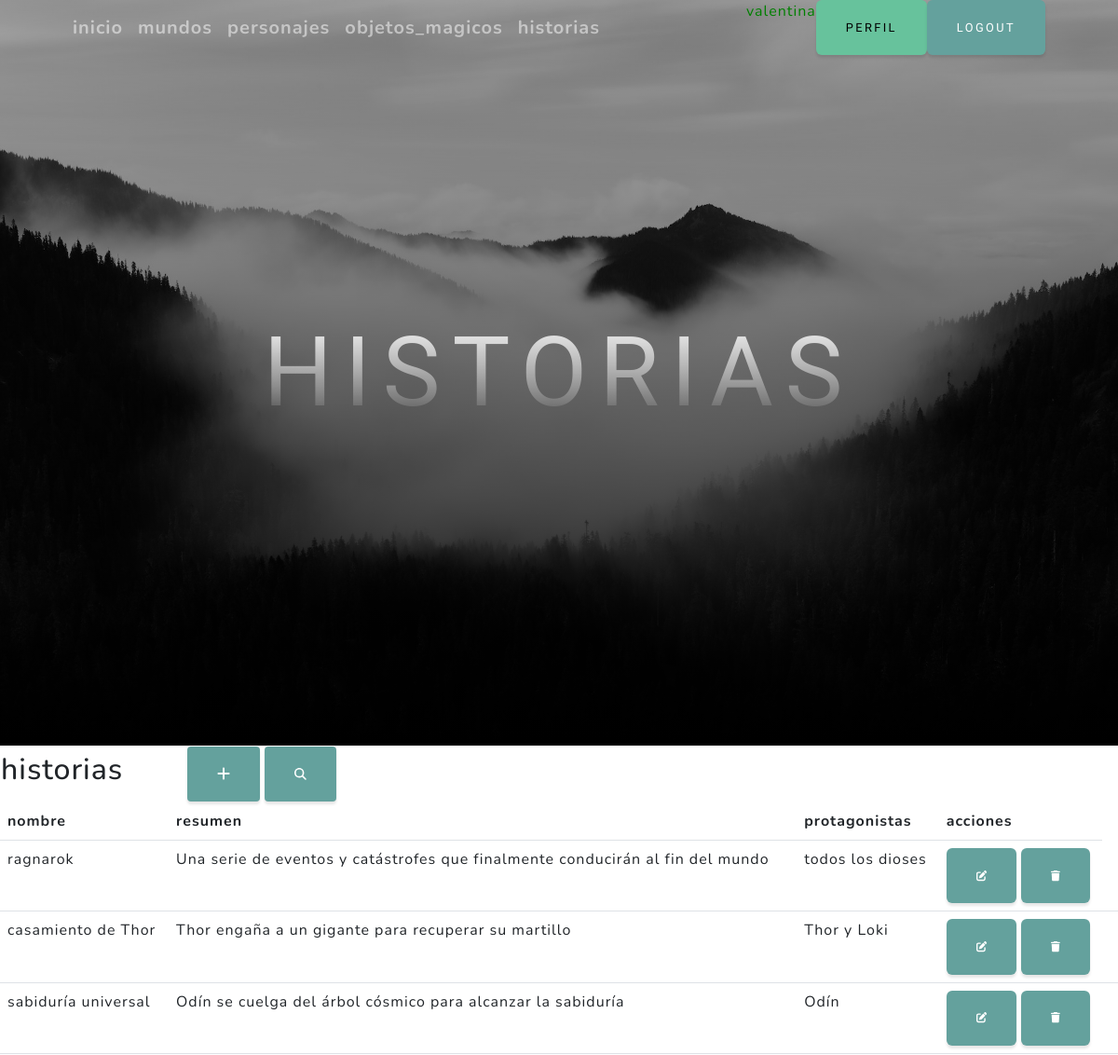
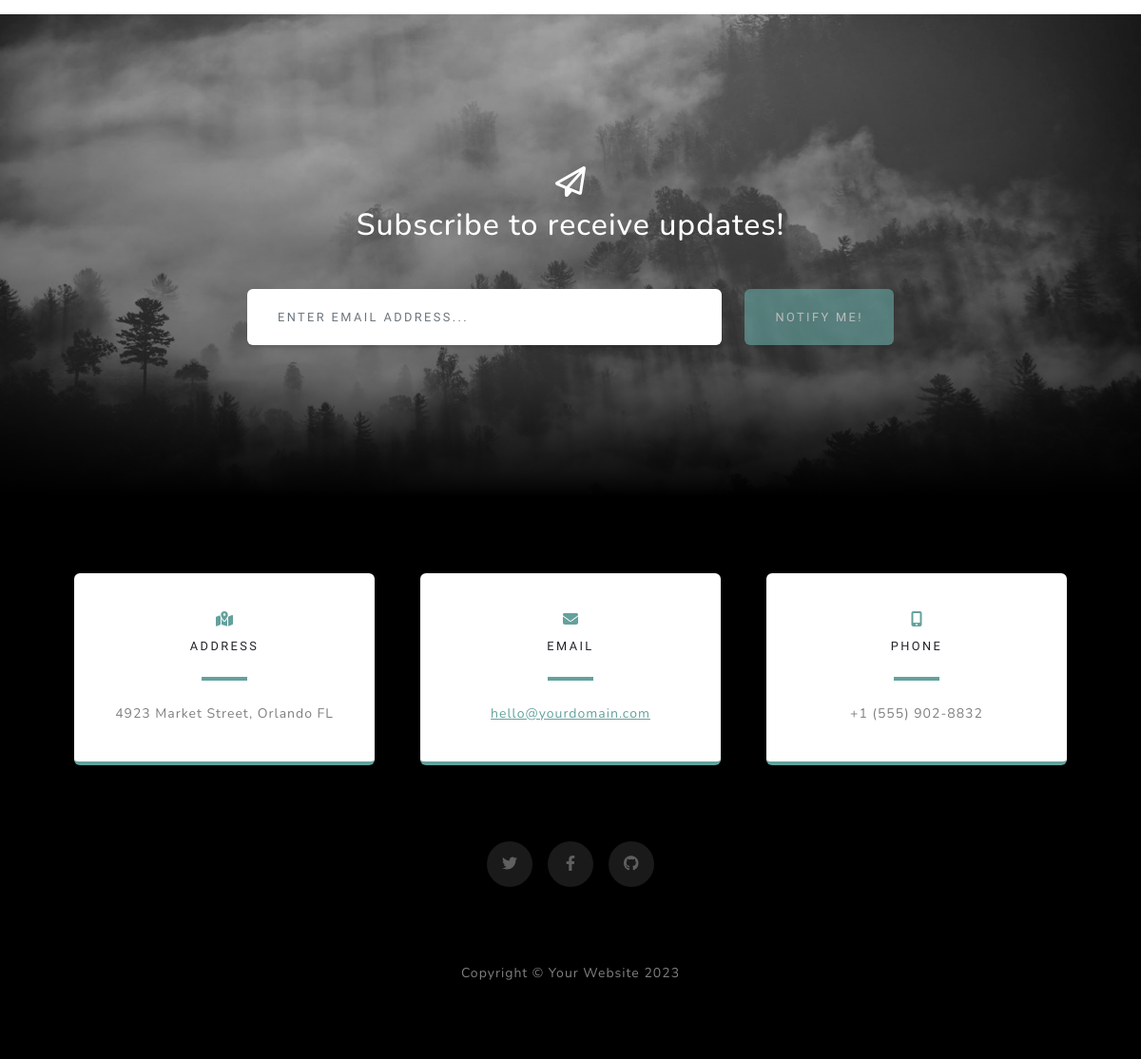
The app's page /historias/ (signed in) with its own data (2 pictures, top to bottom).
### app/models.py (models this page shows, shortened)
class historias (models.Model):
    nombre = models.CharField(max_length=40)
    resumen = models.CharField(max_length=100)
    protagonistas = models.CharField(max_length=40)

### app/views.py (the view)
# urls.py: path("historias/", historiaslist.as_view(), name= "historias"),
class historiaslist(LoginRequiredMixin,ListView):
    model = historias

### app/templates/app/historias_list.html
{% extends "index.html" %}
{% block titulo %}
<h1 class="mx-auto my-0 text-uppercase"> historias </h1>
{%  endblock titulo %}
{% block contenido %}
<table>
    <tr>
        <td width="200"><h2>historias</h2></td>
        <td>
        {% if  user.is_staff %}
            <a
            href="{% url 'mundosCreate' %}"
            class="btn btn-primary btn-sm"
            ><i class="fa fa-plus fa-lg" tittle="crear"> </i>
            </a>
        {% endif %}
            <a
            href="{% url 'buscarHistorias' %}"
            class="btn btn-primary btn-sm"
            ><i class="fa-solid fa-magnifying-glass" tittle="buscar"> </i>
            </a>
        </td>
    </tr>
</table>
<table class="table">
    <thread>
        <tr>
            <th>nombre</th>
            <th>resumen</th>
            <th>protagonistas</th>
        {% if  user.is_staff %}
            <th>acciones</th>
        {% endif %}
        </tr>
    </thread>
    <tbody>
    {% for p in historias_list %}
        <tr>
            <td>{{ p.nombre }}</td>
            <td>{{ p.resumen }}</td>
            <td>{{ p.protagonistas }}</td>
        {% if  user.is_staff %}
             <td>
                <a
                  href ="{% url 'historiasUpdate' p.id%}"
                  class="btn btn-primary"
                  style="--bs-btn-padding-y: .25rem; --bs-btn-padding-x: .5rem; --bs-btn-font-size: .75rem;"
                  ><i class="fa fa-edit fa-sm" tittle="Edit Record"></i>
                </a>
                <a
                  href ="{% url 'historiasDelete' p.id%}"
                  class="btn btn-primary"
                  style="--bs-btn-padding-y: .25rem; --bs-btn-padding-x: .5rem; --bs-btn-font-size: .75rem;"
                  ><i class="fa fa-trash fa-sm" tittle="delete Record"></i>
                </a>
            <td>
            {% endif %}
        </tr>
    {% endfor %}
    </tbody>
</table>
{%  endblock contenido %}

### app/templates/index.html (shortened to what this page needs)
<!DOCTYPE html>
<html lang="en">
    <head>
        {% load static %}
        <link href="{% static 'css/styles.css' %}" rel="stylesheet" />
    </head>
    <body id="page-top">
        <nav class="navbar navbar-expand-lg navbar-light fixed-top" id="mainNav">
            <div class="container px-4 px-lg-5">
                <a class="navbar-brand" href="{% url 'inicio' %}"> inicio</a>
            {% if  user.is_authenticated %}
                <a class="navbar-brand" href="{% url 'mundos' %}"> mundos </a>
                <a class="navbar-brand" href="{% url 'personajes' %}"> personajes </a>
                <a class="navbar-brand" href="{% url 'objetos_magicos' %}"> objetos_magicos</a>
                <a class="navbar-brand" href="{% url 'historias' %}"> historias </a>
            {% endif %}
                <div class="collapse navbar-collapse" id="navbarResponsive">
                    <ul class="navbar-nav ms-auto">
                        {% if  user.is_authenticated %}
                        <p style="color:green">{{user.username}}</p>
                        <a class="btn btn-success" href="{% url 'perfil' %}">Perfil</a>
                        <a class="btn btn-primary" href="{% url 'Logout' %}">Logout</a>
                    {% else %}
                        <a class="btn btn-success" href="{% url 'registrar' %}">Registrarse</a>
                    {% endif %}
                    </ul>
                </div>
            </div>
        </nav>
        <header class="masthead">
            <div class="container px-4 px-lg-5 d-flex h-100 align-items-center justify-content-center">
                <div class="d-flex justify-content-center">
                    <div class="text-center">
                    {% block titulo %}{%  endblock titulo %}
                    </div>
                </div>
            </div>
        </header>
        {% block contenido %}
        {%  endblock contenido %}
        <section class="signup-section" id="signup">
            <div class="container px-4 px-lg-5">
                <div class="row gx-4 gx-lg-5">
                    <div class="col-md-10 col-lg-8 mx-auto text-center">
                        <i class="far fa-paper-plane fa-2x mb-2 text-white"></i>
                        <h2 class="text-white mb-5">Subscribe to receive updates!</h2>
                        <form class="form-signup" id="contactForm" data-sb-form-api-token="API_TOKEN">
                            <div class="row input-group-newsletter">
                                <div class="col"><input class="form-control" id="emailAddress" type="email" placeholder="Enter email address..." aria-label="Enter email address..." data-sb-validations="required,email" /></div>
                                <div class="col-auto"><button class="btn btn-primary disabled" id="submitButton" type="submit">Notify Me!</button></div>
                            </div>
                        </form>
                    </div>
                </div>
            </div>
        </section>
        <section class="contact-section bg-black">
            <div class="container px-4 px-lg-5">
                <div class="row gx-4 gx-lg-5">
                    <div class="col-md-4 mb-3 mb-md-0">
                        <div class="card py-4 h-100">
                            <div class="card-body text-center">
                                <i class="fas fa-map-marked-alt text-primary mb-2"></i>
                                <h4 class="text-uppercase m-0">Address</h4>
                                <hr class="my-4 mx-auto" />
                                <div class="small text-black-50">4923 Market Street, Orlando FL</div>
                            </div>
                        </div>
                    </div>
                    <div class="col-md-4 mb-3 mb-md-0">
                        <div class="card py-4 h-100">
                            <div class="card-body text-center">
                                <i class="fas fa-envelope text-primary mb-2"></i>
                                <h4 class="text-uppercase m-0">Email</h4>
                                <hr class="my-4 mx-auto" />
                                <div class="small text-black-50"><a href="#!">hello@yourdomain.com</a></div>
                            </div>
                        </div>
                    </div>
                    <div class="col-md-4 mb-3 mb-md-0">
                        <div class="card py-4 h-100">
                            <div class="card-body text-center">
                                <i class="fas fa-mobile-alt text-primary mb-2"></i>
                                <h4 class="text-uppercase m-0">Phone</h4>
                                <hr class="my-4 mx-auto" />
                                <div class="small text-black-50">+1 (555) 902-8832</div>
                            </div>
                        </div>
                    </div>
                </div>
                <div class="social d-flex justify-content-center">
                    <a class="mx-2" href="#!"><i class="fab fa-twitter"></i></a>
                    <a class="mx-2" href="#!"><i class="fab fa-facebook-f"></i></a>
                    <a class="mx-2" href="#!"><i class="fab fa-github"></i></a>
                </div>
            </div>
        </section>
        <footer class="footer bg-black small text-center text-white-50"><div class="container px-4 px-lg-5">Copyright &copy; Your Website 2023</div></footer>
    </body>
</html>

### records on screen
historias: nombre "ragnarok", resumen "Una serie de eventos y catástrofes que finalmente conducirán al fin del mundo", protagonistas "todos los dioses"
historias: nombre "casamiento de Thor", resumen "Thor engaña a un gigante para recuperar su martillo", protagonistas "Thor y Loki"
historias: nombre "sabiduría universal", resumen "Odín se cuelga del árbol cósmico para alcanzar la sabiduría", protagonistas "Odín"

### other values on screen
{{ user.username }} "valentina"
